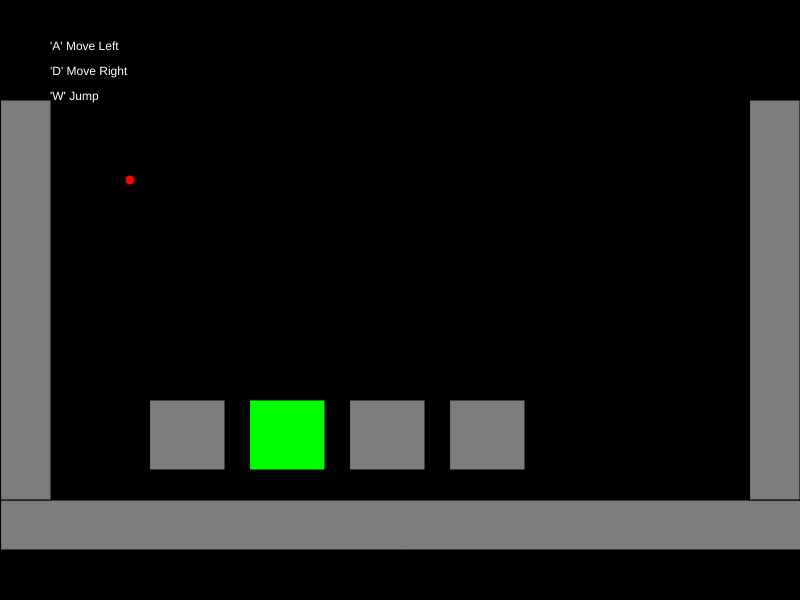
Frame 1 (no input)
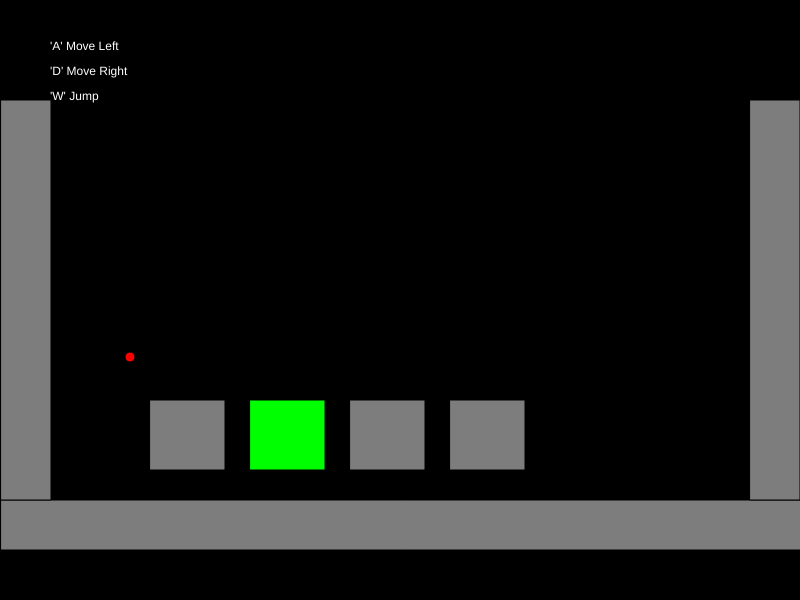
Frame 60 (no input)
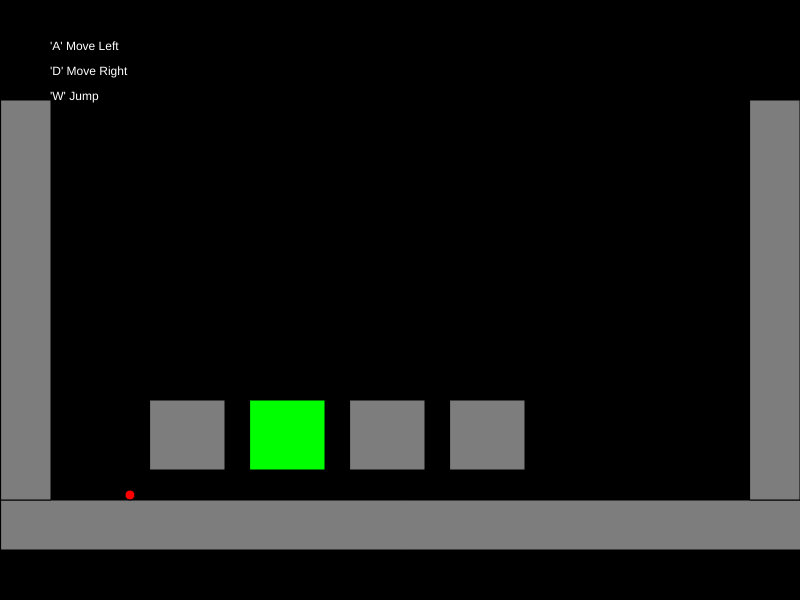
Frame 120 (the mouse pressed at the canvas centre since frame 60)

The p5.js sketch that drew these frames (run headless with seeded random() and noise() and a simulated clock; from frame 60 on, the mouse is pressed at the canvas centre):

// p5.js sketch
// ── sketch.js
var canvasID;

function preload()
{

}

function setup()
{
	createCanvas(800,600);
	setupPlatforms();
	setupPlayer();

	canvasID = 1;

}

function draw()
{
	if (canvasID == 1)
	{
		background(0,0,0);
		showControls();
		drawWorld(0);		
	}
	else if (canvasID == 2)
	{
		background(100,0,0);
		showControls();
		drawWorld(1);		
	}
	else
	{
		background(0,100,0);
		showControls();
		drawWorld(0);
	}
}


// ── platforms.js
var platforms;
var maxPlatforms;
var playerX;
var playerY;
var jump;
var jumpCounter;
var falling;
var maxHeight;


/*
the 0 array location is the x coordinate of the platform

the 1st array location is the y coordinate of the platform

the 2nd array location is the length coordinate of the platform

the 3rd array location is the height coordinate of the platform

the 4th array location determines where the player can hit the platform
platforms[c][4] = 0; - top
platforms[c][4] = 1; - top+bottom
platforms[c][4] = 4; - all walls


the 5th array location determines which box is the correct one
platforms[c][5] = 0; - incorrect question
platforms[c][5] = 1; - correct question


the 6th array location is whether the platform exists or not
0 - does NOT exist
1 - does exist


the 7th array location determines which question this belongs with
0 - question 1
1 - question 2

*/



function preloadPlatforms()
{

}

function setupPlatforms()
{
	// setup the platforms
	// --------------------------------------
	maxPlatforms = 14;
	platforms = new Array(maxPlatforms);
	for (var r = 0; r < maxPlatforms; r++)
	{
		platforms[r] = new Array(8);
	}

	for (var c = 0; c < maxPlatforms; c++)
	{
		for (var r = 0; r < 8; r++)
		{
			platforms[c][r] = 0;
		}
	}


	// ------------------------------------- QUESTION 0 --------------------------------------------
	// 0 - 6
	// big platform on the bottom
	platforms[0][0] = 1;
	platforms[0][1] = 500;
	platforms[0][2] = 800;
	platforms[0][3] = 50;
	platforms[0][4] = 0;
	platforms[0][6] = 1;
	platforms[0][7] = 0;

	// update your horizontal platforms
	platforms[1][0] = 1;
	platforms[1][1] = 100;
	platforms[1][2] = 50;
	platforms[1][3] = 400;
	platforms[1][4] = 4;
	platforms[1][6] = 1;
	platforms[1][7] = 0;


	platforms[2][0] = 750;
	platforms[2][1] = 100;
	platforms[2][2] = 50;
	platforms[2][3] = 400;
	platforms[2][4] = 4;
	platforms[2][6] = 1;
	platforms[2][7] = 0;

	// initialize all platforms with x and y coordinates
	// starting with 1 because 0 is alreaddy the bottom platform
	for (var c = 3, x = 0; c <= 6; c++, x++)
	{
		// x coordinates
		platforms[c][0] = x*100+150;
		// y coordinates
		platforms[c][1] = 400;				
		// length
		platforms[c][2] = 75;
		// height
		platforms[c][3] = 70;				
		// hit location
		platforms[c][4] = 4;
		// correct/incorrect
		platforms[c][5] = 0;
		// exist or not
		platforms[c][6] = 1;
		// question
		platforms[c][7] = 0;

	}
	// correct answers
	platforms[4][5] = 1;

	// ------------------------------------- QUESTION 0 --------------------------------------------




	// ------------------------------------- QUESTION 1 --------------------------------------------
	// 7 - 11
	// big platform on the bottom
	platforms[7][0] = 1;
	platforms[7][1] = 500;
	platforms[7][2] = 800;
	platforms[7][3] = 50;
	platforms[7][4] = 0;
	platforms[7][6] = 1;
	platforms[7][7] = 1;

	// update your horizontal platforms
	platforms[8][0] = 1;
	platforms[8][1] = 100;
	platforms[8][2] = 50;
	platforms[8][3] = 400;
	platforms[8][4] = 4;
	platforms[8][6] = 1;
	platforms[8][7] = 1;


	platforms[9][0] = 750;
	platforms[9][1] = 100;
	platforms[9][2] = 50;
	platforms[9][3] = 400;
	platforms[9][4] = 4;
	platforms[9][6] = 1;
	platforms[9][7] = 1;


	// initialize all platforms with x and y coordinates
	// starting with 1 because 0 is alreaddy the bottom platform
	for (var c = 10, x = 0; c <= 13; c++, x++)
	{
		// x coordinates
		platforms[c][0] = x*100+150;
		// y coordinates
		platforms[c][1] = 400;				
		// length
		platforms[c][2] = 75;
		// height
		platforms[c][3] = 20;				
		// hit location
		platforms[c][4] = 1;
		// correct/incorrect
		platforms[c][5] = 0;
		// exist or not
		platforms[c][6] = 1;
		// question
		platforms[c][7] = 1;

	}
	// correct answers
	platforms[12][5] = 1;
	// ------------------------------------- QUESTION 1 --------------------------------------------




	// --------------------------------------

}

function showPlatforms(questionID)
{
	/*
	// show platform values
	for (var r = 0; r < maxPlatforms; r++)
	{

		for (var c = 0; c < maxPlatforms; c++)
		{
			text("x: "+platforms[c][0],50+r*100,50*c*50);
			text("y: "+platforms[c][1],100+r*100,50*c*50);
			text("length: "+platforms[c][1],150+r*100,50*c*50);
			text("height: "+platforms[c][1],200+r*100,50*c*50);

		}		
	}
	*/

	// move platforms
	for (var c = 0; c < maxPlatforms; c++)
	{
		if (platforms[c][6] == 1 && platforms[c][7] == questionID)
		{
			if (platforms[c][5] == 1)
			{
				fill(0,255,0);
			}
			else
			{
				fill(125,125,125);
			}
			rect(platforms[c][0],platforms[c][1],platforms[c][2],platforms[c][3]);			
		}
	}		




}

function movePlatforms()
{
	// show platform values
	for (var r = 0; r < maxPlatforms; r++)
	{

		for (var c = 0; c < maxPlatforms; c++)
		{
			text("x: "+platforms[c][0],50+r*100,50*c*50);
			text("y: "+platforms[c][1],100+r*100,50*c*50);
			text("length: "+platforms[c][1],150+r*100,50*c*50);
			text("height: "+platforms[c][1],200+r*100,50*c*50);

		}		
	}


	// move platforms
	for (var c = 0; c < maxPlatforms; c++)
	{
		if (platforms[c][6] == 1)
		{
			fill(125,125,125);
			rect(platforms[c][0],platforms[c][1],platforms[c][2],platforms[c][3]);			

			// this affects the speed of movement
			// comment this if the platforms are not moving
			platforms[c][0] -= 2;

		}

	}		

}

function drawWorld(questionID)
{
	showPlatforms(questionID);

	drawPlayer();

	manageJumpAndFall(questionID);
	manageWalkIntoWall(questionID);
	manageMoveLR();



	initiateNextQuestion();

}



// ── player.js
var platforms;
var maxPlatforms;
var playerX;
var playerY;
var jump;
var jumpCounter;
var falling;
var maxHeight;
var moveLR;
var leftActive;
var rightActive;
var goToNextQuestion;
var countDownToNextQuestion;
var prepAnimation;


function preloadPlatforms()
{

}

function setupPlayer()
{
	// setup player variables
	playerX = 130;
	playerY = 180;

	// left and right movement speed of player
	playerSpeed = 3;

	falling = true;

	jumpMaxHeight = 150;
	jump = 0;
	jumpCounter = 0;
	prepAnimation = 0;
	goToNextQuestion = false;
	moveLR = "stop";
	leftActive = false;
	rightActive = false;

	// setup player variables
}

function showControls()
{
	fill(255,255,255);
	text("'A' Move Left",50,50);
	text("'D' Move Right",50,75);
	text("'W' Jump",50,100);
}



function drawPlayer()
{
	// draw player
	fill(255,0,0);
	ellipse(playerX,playerY,10,10);

}

function manageMoveLR()
{
	if (moveLR == "left")
	{
		playerX = playerX - playerSpeed;
	}
	else if (moveLR == "right")
	{
		playerX = playerX + playerSpeed;
	}

}

function playerTouchTop(questionID)
{
	for (var c = 0; c < maxPlatforms; c++)
	{
		if ((platforms[c][4] == 1 || platforms[c][4]) && platforms[c][6] == 1 && platforms[c][7] == questionID)
		{
			if (playerY > platforms[c][1] + platforms[c][3] - 5 && playerY < (platforms[c][1] + platforms[c][3] + 5) && playerX > platforms[c][0] && playerX < platforms[c][0] + platforms[c][2])
			{
				jump = 2;
				falling = true;

				platforms[c][6] = 0;

				if (platforms[c][5] == 1)
				{
					goToNextQuestion = true;
				}
				return true;
			}			
		}
	}
	return false;
}

function manageWalkIntoWall(questionID)
{
	// check if character is walking into a wall
	for (var c = 0; c < maxPlatforms; c++)
	{
		if (platforms[c][4] == 4 && platforms[c][6] == 1 && platforms[c][7] == questionID)
		{
			if (playerY > platforms[c][1] - 5 && playerY < (platforms[c][1] + platforms[c][3] + 5) && playerX > platforms[c][0] - 5 && playerX < platforms[c][0] + 5)
			{
				fill(255,255,255);
				text("wall detection",400,50);
				playerX = platforms[c][0] - 5;
				break;
			}
			else if (playerY > platforms[c][1] - 5 && playerY < platforms[c][1] + platforms[c][3] + 5 && playerX > platforms[c][0] + platforms[c][2] - 5 && playerX < platforms[c][0] + platforms[c][2] + 5)
			{
				fill(255,255,255);
				text("wall detection",400,50);
				playerX = platforms[c][0] + platforms[c][2] + 5;
				break;				
			}
		}
	}
}

function initiateNextQuestion()
{
	if (goToNextQuestion == true)
	{
		if (prepAnimation == 0)
		{
			countDownToNextQuestion = frameCount + 60;
			prepAnimation = 1;
		}
		else if (prepAnimation == 1)
		{
			if (frameCount >= countDownToNextQuestion)
			{
				prepAnimation = 0;
				canvasID++;
				goToNextQuestion = false;
				playerY = 20;
				playerX = 100;

			}
		}
	}
}

function manageJumpAndFall(questionID)
{
	// character jump
	if (jump == 1)
	{
		// up movement
		if (jumpCounter == 0)
		{
			maxHeight = playerY - jumpMaxHeight;
			jumpCounter = 1;
		}

		if (jumpCounter == 1)
		{
			// rate of up movement
			playerY -= 5;


			// maximum jump height
			if (playerY < maxHeight || playerTouchTop(questionID))
			{
				falling = true;
				jump = 2;
			}
		}
	}

	if (falling == true)
	{
		// rate of down movement
		playerY += 3;
		playerOnPlatform(questionID);	
	}
}

function playerOnPlatform(questionID)
{
	// check if character is on platform
	for (var c = 0; c < maxPlatforms; c++)
	{
		if ((platforms[c][4] == 0 || platforms[c][4] == 1 || platforms[c][4] == 4) && platforms[c][6] == 1 && platforms[c][7] == questionID)
		{
			if (playerY > platforms[c][1] - 5 && playerY < (platforms[c][1] + 5) && playerX > platforms[c][0] && playerX < platforms[c][0] + platforms[c][2])
			{
				playerY = platforms[c][1] - 5;
				jump = 0;
				jumpCounter = 0;
				break;
			}
		}
	}
}

function keyPressed()
{
	if (key == 'w' || key == 'W' && jump == 0)
	{
		jump = 1;
		falling = false;
	}
	if (key == 'a' || key == 'A')
	{
		moveLR = "left";
		leftActive = true;
	}
	if (key == 'D' || key == 'D')
	{
		moveLR = "right";
		rightActive = true;
	}

}

function keyReleased()
{
	if (key == 'a' || key == 'A' && leftActive == true)
	{
		leftActive = false;
	}
	if (key == 'D' || key == 'D' && rightActive == true)
	{
		rightActive = false;
	}
	if (leftActive == false && rightActive == false)
	{
		moveLR = "stop";
	}
}
